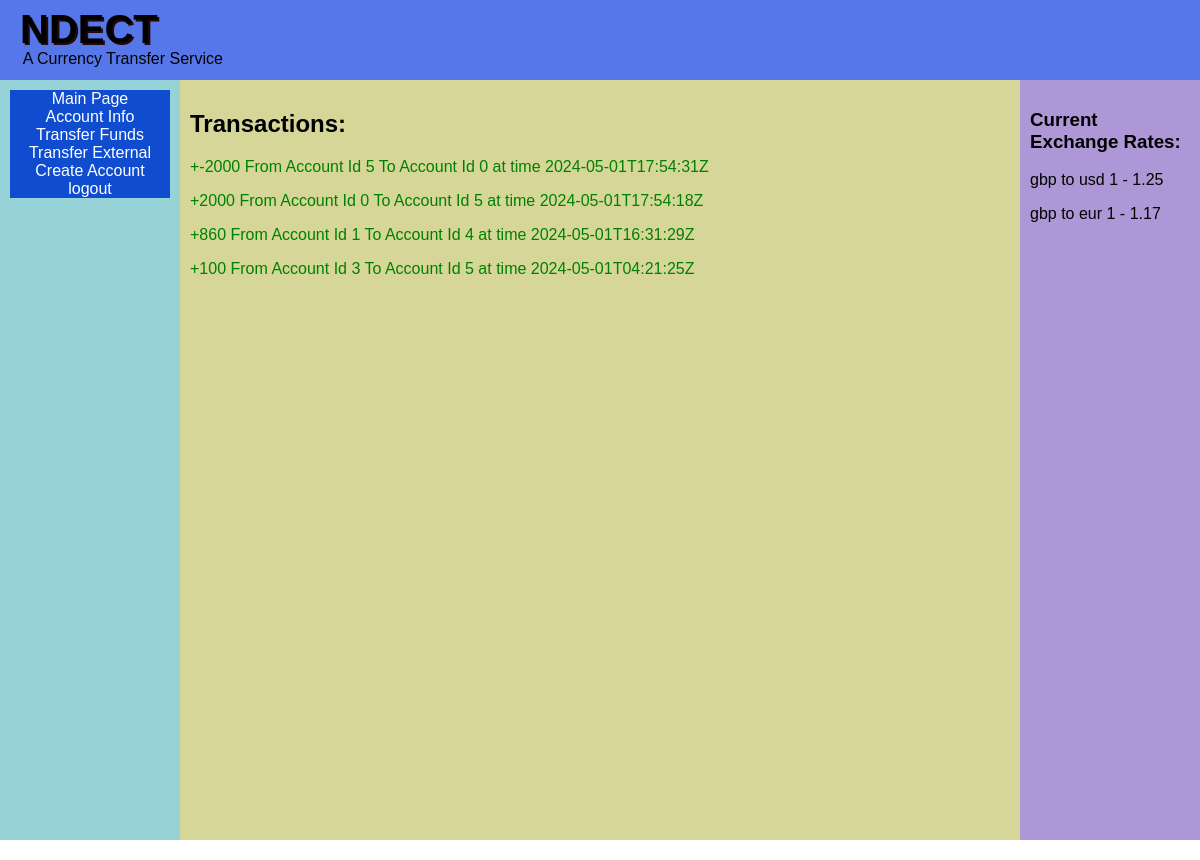
Screenshot of /pages/accountinfo.php (signed in) with the database file from the repository.
### tables this page shows
CREATE TABLE "Transaction_Table" (
	"TransactionId"	INTEGER NOT NULL UNIQUE,
	"Ammount"	REAL NOT NULL,
	"time"	INTEGER NOT NULL UNIQUE,
	"convertion"	REAL NOT NULL,
	"SenderId"	INTEGER NOT NULL,
	"ReciverId"	INTEGER NOT NULL,
	FOREIGN KEY("SenderId") REFERENCES "Account_Table"("AccountId"),
	FOREIGN KEY("ReciverId") REFERENCES "Account_Table"("AccountId"),
	PRIMARY KEY("TransactionId" AUTOINCREMENT)
);

CREATE TABLE "Currency" (
	"CurrencyId"	INTEGER NOT NULL UNIQUE,
	"Togbp"	REAL NOT NULL,
	"name"	TEXT NOT NULL,
	PRIMARY KEY("CurrencyId")
);

### pages/accountinfo.php (the view, shortened to what this page needs)
<!DOCTYPE html>
<html lang="en">
<head>
<link rel="stylesheet" href="../css/thecss.css">
</head>
<body>
<?php
include '../assets/headerbar.php';
?>
<div class = "row">
  <?php
  include '../assets/left_sidebar.php';
  ?>
  <div class = "column centre">
    <h2>Transactions:</h2>
    <?php
    $db = new SQLite3('../db/db.db');
    $userid = $_SESSION["user_id"];
    $sql = "SELECT AccountId From Account_Table Where UserId = $userid";
    $results = $db->query($sql);
    $result = $results->fetchArray();
    $accountid = "(";
    $accountid .= ($result["AccountId"]);
    $result = $results->fetchArray();
    while($result != False){
      $accountid .= (",".$result["AccountId"]);
      $result = $results->fetchArray();
    }
    $accountid .= ")";
    $sql = "SELECT * From Transaction_Table
    Where ReciverId IN $accountid OR senderid IN $accountid
    ORDER by TIME DESC";
    $results = $db->query($sql);
    $result = $results->fetchArray();
    while($result != False){
      if($result["SenderId"] == $userid){
        echo "<p style='color:red;'> -".$result["Ammount"]." From Account Id ".$result["SenderId"]." To Account Id ".$result["ReciverId"]." at time ". date("Y-m-d\TH:i:s\Z",$result["time"])."</p>";
      }
      else{
        echo "<p style='color:green;'> +".($result["Ammount"]*$result["convertion"])." From Account Id ".$result["SenderId"]." To Account Id ".$result["ReciverId"]." at time ". date("Y-m-d\TH:i:s\Z",$result["time"])."</p>";
      }
      $result = $results->fetchArray();
    }
    ?>
  </div>
  <div class = "column right">
  <h3>Current Exchange Rates:</h3>
  <?php
    $sql = "SELECT Togbp,name From Currency where CurrencyId > 1";
    $results = $db->query($sql);
    $result = $results->fetchArray();
    while($result != False){
      echo "<p> gbp to ".$result["name"]."  1 - ".$result["Togbp"]."</p>";
      $result = $results->fetchArray();
    }
    ?>
  </div>
</div>
</body>
</html>

### css/thecss.css (style rules this page uses)
html, body { height: calc(100% - 40px); width: 100%; margin: 0px; }
.row { height: 100%; padding-top: 0px; }
.row:after { content: ""; display: table; clear: both; }
.column { float: left; padding: 10px; max-width: 100%; height: 100%; }
.centre { background-color: #d5d697; width: 70%; overflow-y: auto; }
.right { background-color: #ad97d6; width: 15%; }

### pages/accountinfo.php (style rules this page uses)
* { box-sizing: border-box; }
body { font-family: Arial, Helvetica, sans-serif; }

### assets/headerbar.php (style rules this page uses)
* { box-sizing: border-box; }
body { font-family: Arial, Helvetica, sans-serif; }

### assets/left_sidebar.php (style rules this page uses)
* { box-sizing: border-box; }
body { font-family: Arial, Helvetica, sans-serif; }

### rows the page displays
transaction_table: $result['Ammount']*$result['convertion'] "-2000", SenderId "5", ReciverId "0", time "2024-05-01T17:54:31Z"
transaction_table: $result['Ammount']*$result['convertion'] "2000", SenderId "0", ReciverId "5", time "2024-05-01T17:54:18Z"
transaction_table: $result['Ammount']*$result['convertion'] "860", SenderId "1", ReciverId "4", time "2024-05-01T16:31:29Z"
transaction_table: $result['Ammount']*$result['convertion'] "100", SenderId "3", ReciverId "5", time "2024-05-01T04:21:25Z"
currency: name "usd", Togbp "1.25"
currency: name "eur", Togbp "1.17"
